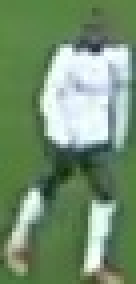
#> input picture output_videos/cropped_image.jpg, 34 x 71 px (shown 4 times larger)
$ jupyter execute color_assignment.ipynb
#> lines starting #> are read from the running program, lines starting #| are printed output that depends on the picture
[cell 1]
import cv2
import matplotlib.pyplot as plt
import numpy as np
from sklearn.cluster import KMeans

[cell 2]
image_path = "../output_videos/cropped_image.jpg"
image = cv2.imread(image_path)
#> image is the input picture: shape (71, 34, 3); mean B, G, R 112.4, 144.4, 116.4
image = cv2.cvtColor(image, cv2.COLOR_BGR2RGB)

[cell 3]
plt.imshow(image)
plt.show()

# Get the top half of the image

[cell 4]
top_half_image = image[0: int(image.shape[0]/2), :]
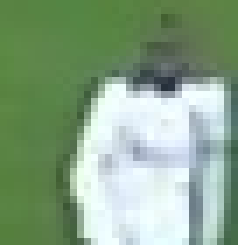
#> top_half_image: shape (35, 34, 3) (shown 7 times larger); mean R, G, B 136.8, 164.6, 136
plt.imshow(top_half_image)
plt.show()

# Cluste the image into 2 cluster

[cell 5]
# Reshape the top half image into 2d array
image_2d = top_half_image.reshape(-1, 3)
#> image_2d = 1190 rows, first 8: [89, 131, 67], [89, 131, 67], [88, 130, 66], [88, 130, 66], [87, 132, 67], [87, 132, 67], [86, 132, 67], [86, 132, 67]

# Perform K-means clustering with 2 clusters
kmeans = KMeans(n_clusters=2, random_state=0)
kmeans.fit(image_2d)

# Get the cluster labels
labels = kmeans.labels_

# Reshape the labels back to the top half image shape
clustered_image = labels.reshape(top_half_image.shape[0], top_half_image.shape[1])

# Display the clustered image
plt.imshow(clustered_image)
plt.show()
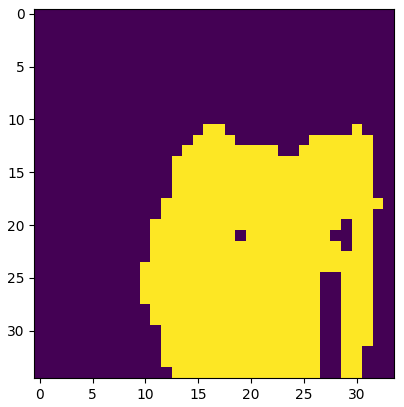
#> figure drawn by matplotlib, 1 panel

[cell 6]
corner_clusters = [clustered_image[0, 0], clustered_image[0, -1], clustered_image[-1, 0], clustered_image[-1, -1]]
#> corner_clusters = [0, 0, 0, 0]
non_player_cluster = max(set(corner_clusters), key=corner_clusters.count)
#> non_player_cluster = 0
print(non_player_cluster)
#| 0

[cell 7]
player_cluster = 0 - non_player_cluster
#> player_cluster = 0
print(player_cluster)
#| 0

[cell 8]
kmeans.cluster_centers_[player_cluster]
#> Out = [91.74, 126.3, 80.1]
